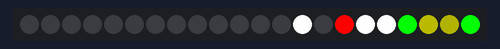
A sketch run on a simulated Arduino Uno, built with avr-gcc and run on an emulated ATmega328P. Shown: 22 RGB LEDs in strip order, left to right. Random numbers use the default seed unless the sketch sets one; what the sketch prints to the serial monitor is not drawn.

Above: at 1.17 s.
At 3.54 s:
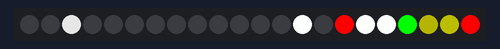
At 4.6 s:
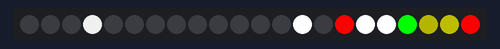
At 7.78 s:
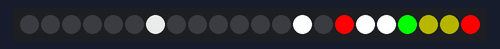
At 8.85 s:
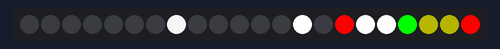

The sketch:

DinerLightNeo.ino
```cpp
#include <Adafruit_NeoPixel.h>

#define NUM_PIXELS 22
#define START_RANDOM_PIXEL 0
#define STOP_RANDOM_PIXEL 1
#define DELAY_START 50
#define DELAY_LOOP_STOP 30000
#define DELAY_STOP 200
#define BRIGHT_START 40
#define BRIGHT_STOP 80
#define CANDLE_COLOR 1
#define GPIOPIN 0

Adafruit_NeoPixel pixels(NUM_PIXELS, GPIOPIN, NEO_GRB | NEO_KHZ800);
int iRed;
int iGreen;
bool bLedSet[NUM_PIXELS];


void setup()
{
  Serial.begin(115200);
  pixels.begin();
  for (int i = 0; i < NUM_PIXELS; i++)
  {
    pixels.setPixelColor(i, 0);
    pixels.show();
  }
  delay (1000);
}

void loop()
{
  //Walk through delay loop
  for (int iCount = 0; iCount < DELAY_LOOP_STOP; iCount++)
  {
    for (int iLedNr = 0; iLedNr <= 12; iLedNr++)
    {
      Sparkle(iLedNr, iCount, iLedNr * 250 , 100);
    }
    //Redstart,Redstop,GreenStart,GreenStop,BlueStart,BlueStop
    //LedNumber,TimerCount,TimerStart,TimerDuration

    //Purple
    for (int iLedNr = 0; iLedNr <= 6; iLedNr++)
    {
      //Redstart,Redstop,GreenStart,GreenStop,BlueStart,BlueStop
      //LedNumber,TimerCount,TimerStart,TimerDuration
      LedFade(0, 105, 0, 20, 0, 100,
              iLedNr, iCount, 4000 + (iLedNr * 1000), 500);
    }
    for (int iLedNr = 7; iLedNr <= 12; iLedNr++)
    {
      LedFade(0, 105, 0, 20, 0, 100,
              iLedNr, iCount, 16000 - (iLedNr * 1000), 500);
    }

    //Green
    for (int iLedNr = 0; iLedNr <= 6; iLedNr++)
    {
      LedFade(105, 51, 20, 102, 100, 0,
              iLedNr, iCount, 17000 - (iLedNr * 1000), 500);
    }
    for (int iLedNr = 7; iLedNr <= 12; iLedNr++)
    {
      LedFade(105, 51, 20, 102, 100, 0,
              iLedNr, iCount, 5000 + (iLedNr * 1000), 500);
    }

     //Green
    for (int iLedNr = 0; iLedNr <= 12; iLedNr=iLedNr+3)
    {
      LedFade(0, 0, 0, 0, 0, 255,
              iLedNr, iCount, 20000 + (iLedNr * 500), 500);

    }
     for (int iLedNr = 1; iLedNr <= 12; iLedNr=iLedNr+3)
    {
      LedFade(0, 0, 0, 255, 0, 0,
              iLedNr, iCount, 20000 + (iLedNr * 500), 500);

    }
     for (int iLedNr = 2; iLedNr <= 12; iLedNr=iLedNr+3)
    {
      LedFade(0, 255, 0, 0, 0, 0,
              iLedNr, iCount, 20000 + (iLedNr * 500), 500);

    }

    //In huis
    pixels.setPixelColor(13, pixels.Color(255, 255, 255));

    //Redstart,Redstop,GreenStart,GreenStop,BlueStart,BlueStop
    //LedNumber,TimerCount,TimerStart,TimerDuration
    LedFade(0, 255, 0, 0, 0, 0,
            14, iCount, 4000 , 500);

    if (iCount % 500 == 0)
    {
      pixels.setPixelColor(15, pixels.Color(255, 0, 0));
      iRed = random(BRIGHT_START, BRIGHT_STOP);
      iGreen = iRed * CANDLE_COLOR;
      pixels.setPixelColor(16, pixels.Color(255, 255, 255));
      iRed = random(BRIGHT_START, BRIGHT_STOP);
      iGreen = iRed * CANDLE_COLOR;
      pixels.setPixelColor(17, pixels.Color(255, 255, 255));
      pixels.setPixelColor(18, pixels.Color(0, 255, 0));
      iRed = random(BRIGHT_START, BRIGHT_STOP);
      iGreen = iRed * CANDLE_COLOR;
      pixels.setPixelColor(19, pixels.Color(iRed, iGreen, 0));
      iRed = random(BRIGHT_START, BRIGHT_STOP);
      iGreen = iRed * CANDLE_COLOR;
      pixels.setPixelColor(20, pixels.Color(iRed, iGreen, 0));
      //      if (bLedSet[21] == false)
      //      {
      //        pixels.setPixelColor(21, pixels.Color(255, 0, 0));
      //        bLedSet[21] = true;
      //      }
      //      else
      //      {
      //        pixels.setPixelColor(21, pixels.Color(0, 255, 0));
      //        bLedSet[21] = false;
      //      }
      //Redstart,Redstop,GreenStart,GreenStop,BlueStart,BlueStop
      //LedNumber,TimerCount,TimerStart,TimerDuration
    }
    if (bLedSet[21] == true)
    {
      LedFade(255, 255, 0, 0, 0, 0,
              21, iCount, (iCount % 500) * 500 , 500);
              bLedSet[21] = false;
    }
    else
    {
      LedFade(0, 0, 255, 255, 0, 0,
              21, iCount, (iCount % 500) * 500 , 500);
              bLedSet[21] = true;
    }
    pixels.show();
    delay(1); //ms
  }
}
void  LedFade(int iRedstart, int iRedstop, int iGrnStrt, int iGrnStop, int iBlueStart, int iBlueStop, int iNeoNum, int iCurrentTime, int iTimeStart, int iTimeDuration)
{
  if (iCurrentTime >= iTimeStart && iCurrentTime <= (iTimeStart + iTimeDuration))
  {
    //   Serial.println(iCurrentTime);
    if (iTimeDuration != 0)
    {
      double dRedStep = double(double(abs(iRedstop - iRedstart)) / iTimeDuration);
      double dGreenStep = double(double(abs(iGrnStop - iGrnStrt)) / iTimeDuration);
      //Serial.println(dGreenStep);
      double dBlueStep = double(double(abs(iBlueStop - iBlueStart)) / iTimeDuration);
      //Serial.println(dBlueStep);
      int iRed;
      int iGreen;
      int iBlue;
      if (iRedstop >= iRedstart)
      {
        iRed = iRedstart + ((iCurrentTime - iTimeStart) * dRedStep);
        //    Serial.println(iRed);
        if (iRed >= iRedstop) {
          iRed = iRedstop;
        }
      }
      else
      {
        iRed = iRedstart - ((iCurrentTime - iTimeStart) * dRedStep);
        if (iRed <= iRedstop) {
          iRed = iRedstop;
        }
      }
      if (iGrnStop >= iGrnStrt)
      {
        iGreen = iGrnStrt + ((iCurrentTime - iTimeStart) * dGreenStep);
        if (iGreen >= iGrnStop) {
          iGreen = iGrnStop;
        }
      }
      else
      {
        iGreen = iGrnStrt - ((iCurrentTime - iTimeStart) * dGreenStep);
        if (iGreen <= iGrnStop) {
          iGreen = iGrnStop;
        }
      }
      if (iBlueStop >= iBlueStart)
      {
        iBlue = iBlueStart + ((iCurrentTime - iTimeStart) * dBlueStep);
        if (iBlue >= iBlueStop) {
          iBlue = iBlueStop;
        }
      }
      else
      {
        iBlue = iBlueStart - ((iCurrentTime - iTimeStart) * dBlueStep);
        if (iBlue <= iBlueStop) {
          iBlue = iBlueStop;
        }
      }
      Serial.println(iRed);
      Serial.println(iGreen);
      Serial.println(iBlue);
      pixels.setPixelColor(iNeoNum, pixels.Color(iRed, iGreen, iBlue));
    }
    else
    {
      pixels.setPixelColor(iNeoNum, pixels.Color(iRedstop, iGrnStop, iBlueStop));
    }
  }
}
void  Sparkle(int iNeoNum, int iCount, int iTimeStart, int iTimeDuration)
{
  //Redstart,Redstop,GreenStart,GreenStop,BlueStart,BlueStop
  LedFade(0, 255, 0, 255, 0, 255,
          //LedNumber,TimerCount,TimerStart,TimerDuration
          iNeoNum, iCount, iTimeStart + iTimeDuration / 6, iTimeDuration / 6);
  LedFade(0, 0, 0, 0, 0, 255,
          iNeoNum, iCount, iTimeStart + ((2 * iTimeDuration) / 6), iTimeDuration / 6);
  LedFade(0, 0, 0, 0, 0, 0,
          iNeoNum, iCount, iTimeStart + ((3 * iTimeDuration) / 6), iTimeDuration / 6);
  LedFade(0, 255, 0, 255, 0, 255,
          iNeoNum, iCount, iTimeStart + ((4 * iTimeDuration) / 6), iTimeDuration / 6);
  LedFade(0, 0, 0, 0, 0, 255,
          iNeoNum, iCount, iTimeStart + ((5 * iTimeDuration) / 6), iTimeDuration / 6);
  LedFade(0, 0, 0, 0, 0, 0,
          iNeoNum, iCount, iTimeStart + ((6 * iTimeDuration) / 6), iTimeDuration / 6);
}
```
